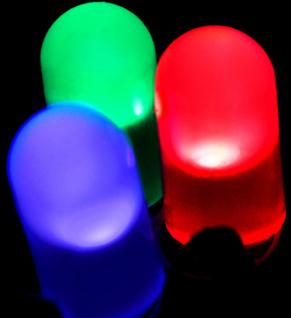
#> input picture CVBVP-Daten/OpenCV-05/Img05a.jpg, 291 x 318 px, found by its file name
$ python Prog05.py
#> lines starting #> are read from the running program, lines starting #| are printed output that depends on the picture
import cv2 as cv
import numpy as np

# 5.1
## erstellen sie ein grauwertbild
g_img = cv.imread("CVBVP-Daten/OpenCV-05/Img05a.jpg", cv.IMREAD_GRAYSCALE)
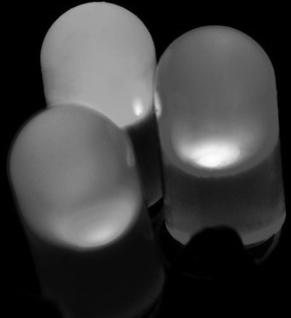
#> g_img: shape (318, 291); min 0, max 255, mean 61.1
img = cv.imread("CVBVP-Daten/OpenCV-05/Img05a.jpg")
#> img is the input picture: shape (318, 291, 3); mean B, G, R 80.9, 51.2, 73.7
cv.imwrite("CVBVP-Daten/OpenCV-05/out/Img05a_grayscale.jpg", g_img)
## erstellen sie ein histogramm aus dem grauwertbild
# https://docs.opencv.org/3.4/d8/dbc/tutorial_histogram_calculation.html
# https://docs.opencv.org/4.x/d6/dc7/group__imgproc__hist.html#ga4b2b5fd75503ff9e6844cc4dcdaed35d
histSize = 256
histRange = (0, 256)  # the upper boundary is exclusive
accumulate = False
g_hist = cv.calcHist(g_img, [0], None, [histSize], histRange, accumulate=accumulate)
#> g_hist = 256 values, max 252 at index 0, min 0 at index 9, mean 1.14

hist_w = 512
hist_h = 400
bin_w = int(round(hist_w / histSize))
histImage = np.zeros((hist_h, hist_w, 3), dtype=np.uint8)

cv.normalize(g_hist, g_hist, alpha=0, beta=hist_h, norm_type=cv.NORM_MINMAX)

for i in range(1, histSize):
    cv.line(
        histImage,
        (bin_w * (i - 1), hist_h - int(g_hist[i - 1])),
        (bin_w * (i), hist_h - int(g_hist[i])),
        (255, 0, 0),
        thickness=2,
    )
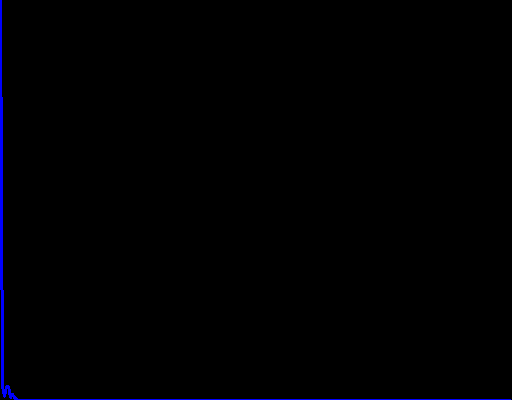
#> histImage: shape (400, 512, 3); mean of channels 0, 1, 2 2.1, 0, 0; drawn as B, G, R
cv.imwrite("CVBVP-Daten/OpenCV-05/out/Img05a_grayscale_hist.jpg", histImage)

## erstelle gauß pyramide des bildes
# https://docs.opencv.org/3.4/d4/d1f/tutorial_pyramids.html
rows, cols, _channels = map(int, img.shape)
#> rows = 318; cols = 291
## pyrup = downsampling = gaussian
gauss_pyr = cv.pyrUp(img, dstsize=(2 * cols, 2 * rows))
cv.imwrite("CVBVP-Daten/OpenCV-05/out/Img05a_gauss_pyr.jpg", gauss_pyr)

## pyrdown = upsampling = laplacian

laplace_pyr = cv.pyrDown(img, dstsize=(cols // 2, rows // 2))
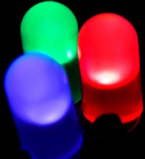
#> laplace_pyr: shape (159, 145, 3); mean B, G, R 81.1, 51.4, 73.9
cv.imwrite("CVBVP-Daten/OpenCV-05/out/Img05a_laplace_pyr.jpg", laplace_pyr)


##5.2

# führen sie die fourier transformation und die rücktransformation auf das grauwertbild aus
# https://docs.opencv.org/4.x/de/dbc/tutorial_py_fourier_transform.html


m = cv.getOptimalDFTSize(g_img.shape[0])
#> m = 320
n = cv.getOptimalDFTSize(g_img.shape[1])
#> n = 300
padded = cv.copyMakeBorder(
    g_img, 0, m - g_img.shape[0], 0, n - g_img.shape[1], cv.BORDER_CONSTANT
)
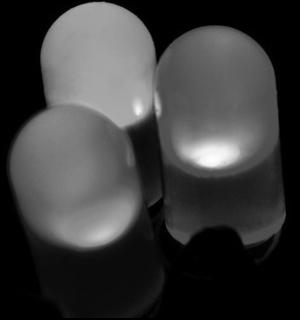
#> padded: shape (320, 300); min 0, max 255, mean 58.9

planes = [np.float32(padded), np.zeros(padded.shape, dtype=np.float32)]
complexImg = cv.merge(planes, 2)


complexImg = cv.dft(complexImg)

cv.split(complexImg, planes)
planes[0] = cv.magnitude(planes[0], planes[1])

mag = planes[0]
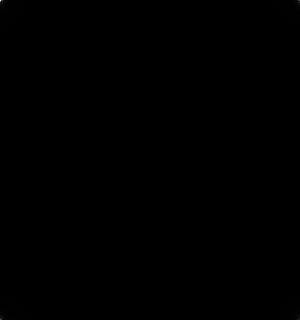
#> mag: shape (320, 300) float32; min 0.665, max 5653458, mean 1704.8; drawn with min black and max white
# mag += cv.Scalar.all(1)

mag = cv.log(mag)
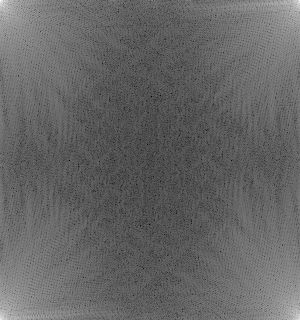
#> mag: shape (320, 300) float32; min -0.408, max 15.55, mean 5.98; drawn with min black and max white
#> (the run stopped early here; a loop or call above may not have finished)
